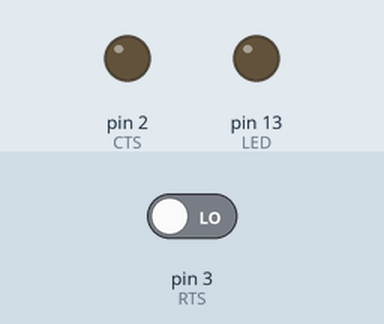
The sketch below on a simulated Arduino Uno, built with avr-gcc and run on an emulated ATmega328P. On the bench: output pins drawn as LEDs (lit = HIGH). The inputs (shaded band) are chosen by the test bench; at power-on: pin 3 (RTS) LOW.

Above: at 1.2 s.
1.3 s: pin 3 (RTS) driven HIGH
At 2.7 s:
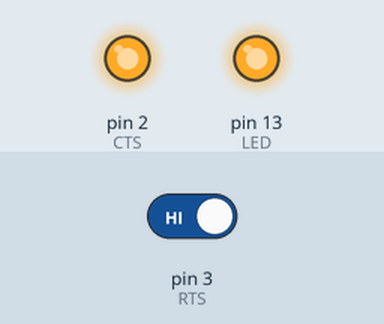
4.3 s: pin 3 (RTS) driven LOW
At 6.5 s:
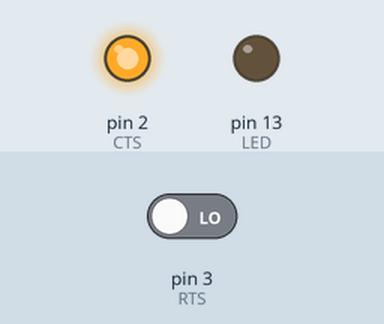
Timing chart, 0 to 8.0 s (numbered marks = the images above; inputs shaded):
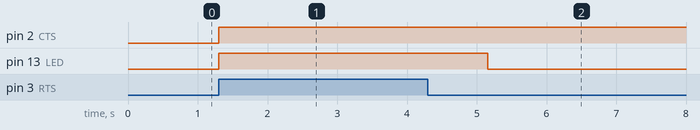

The sketch:

testprogramSENSOR_XML.pde
```cpp
  #include <NewSoftSerial.h>

  #define CTS 2
  #define RTS 3
  #define RX 4
  #define TX 5
  #define LED 13

  // Erstellen der Software UART auf den PINS RX und TX
  //  Es wird eine Software UART verwendet, da über die
  //  Hardware UART der Arduino programmiert wird. So wird eine
  //  Beeinflussung durch den Arduino auf das RCB vorgebeugt
  NewSoftSerial rcbUART(RX, TX); //Rx, Tx


  int i=0;
  char jSonString[1400];
  char value[5];

  void setup() {
//    Serial.begin(9600);
    rcbUART.begin(9600);
    pinMode(CTS, OUTPUT);      //CTS
    pinMode(RTS, INPUT);       //RTS
    pinMode(LED, OUTPUT);


  }

  void loop() {
    if(digitalRead(RTS) == HIGH){
      digitalWrite(LED,HIGH);
      Serial.println("........................................\n");
      senden();
      Serial.println("........................................\n");

      if(i>0){
        Serial.println("YIPPI!! - SENSORWERTE ÜBERTRAGEN :-D");
        digitalWrite(LED,LOW);
      }else{
        Serial.println("ERROR");
        digitalWrite(LED,LOW);
      }
    }
  }

 int senden(){
    digitalWrite(CTS, HIGH);
    delay(1000);

    if(digitalRead(RTS) == HIGH){

      rcbUART.println("<data>");
      rcbUART.println("<temp>");

      for(i = 0; i<360; i++){
        if(digitalRead(RTS) == HIGH){
          rcbUART.println(i);
        } else {
          digitalWrite(CTS, LOW);
          return -1;
        }
      }

      rcbUART.println("</temp>");
      rcbUART.println("</data>");
      digitalWrite(CTS, LOW);
      return 1;
    }
 }
```

Measured:
- after the input at 1.3 s, pin 2 (CTS), pin 13 (LED): LOW → HIGH at once
- after the input at 4.3 s, pin 13 (LED): HIGH → LOW after 0.86 s
